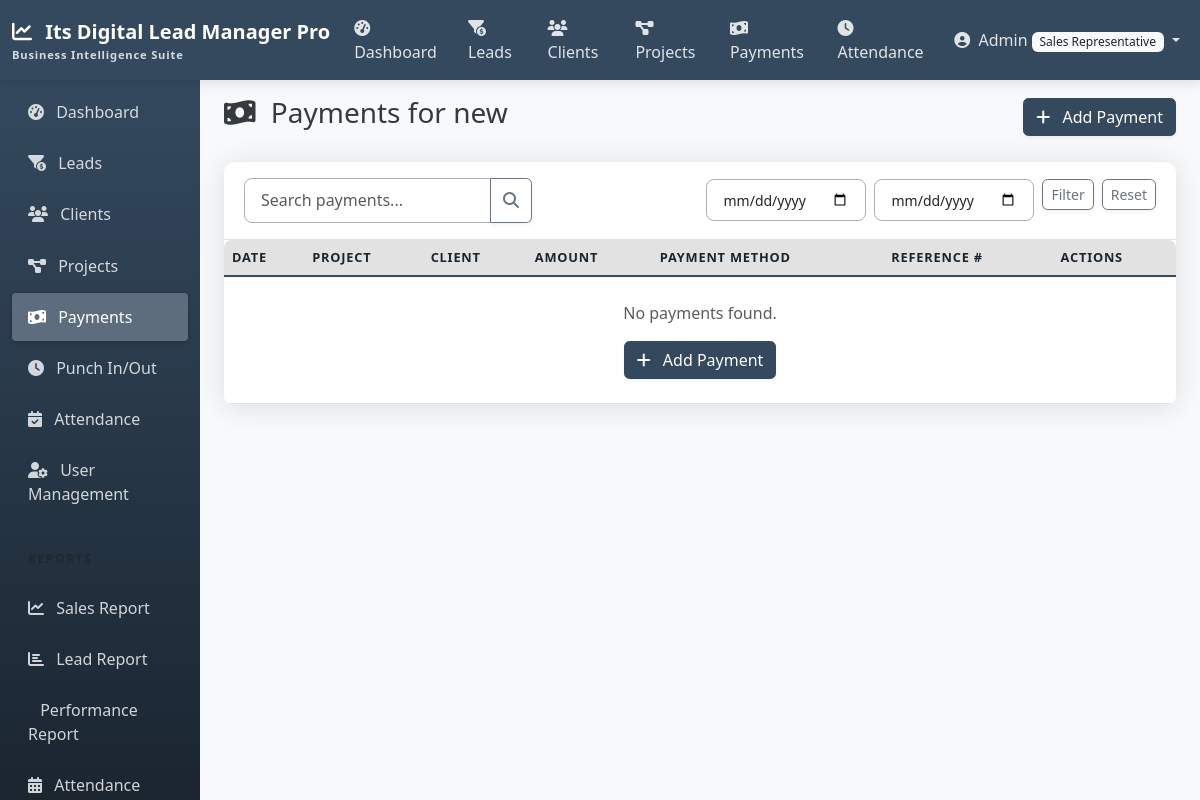
The app's page /payments/project/1/ (signed in) with its own data.
### accounts/models.py (models this page shows, shortened)
class CustomUser(AbstractUser):
    ROLE_CHOICES = (
        ('admin', 'Admin'),
        ('manager', 'Manager'),
        ('team_leader', 'Team Leader'),
        ('sales_rep', 'Sales Representative'),
    )
    role = models.CharField(max_length=20, choices=ROLE_CHOICES, default='sales_rep')

### projects/models.py (models this page shows, shortened)
class Project(models.Model):
    name = models.CharField(max_length=255)
    description = models.TextField(blank=True, null=True)
    client = models.ForeignKey(Client, on_delete=models.CASCADE, related_name='projects')
    start_date = models.DateField()
    end_date = models.DateField(blank=True, null=True)
    status = models.ForeignKey(ProjectStatus, on_delete=models.SET_NULL, null=True)
    budget = models.DecimalField(max_digits=12, decimal_places=2, default=0)
    notes = models.TextField(blank=True, null=True)
    created_by = models.ForeignKey(
        CustomUser,
        related_name='created_projects',
        on_delete=models.SET_NULL,
        null=True,
        blank=True
    )
    created_at = models.DateTimeField(auto_now_add=True)
    updated_at = models.DateTimeField(auto_now=True)
    class Meta:
        ordering = ['-created_at']

### payments/views.py (the view, shortened to what this page needs)
# urls.py: path('project/<int:project_id>/', views.ProjectPaymentsView.as_view(), name='project_payments'),
class ProjectPaymentsView(LoginRequiredMixin, ListView):
    model = Payment
    template_name = 'payments/payment_list.html'
    context_object_name = 'payments'
    paginate_by = 10
    def dispatch(self, request, *args, **kwargs):
        self.project = get_object_or_404(Project, pk=kwargs['project_id'])
        return super().dispatch(request, *args, **kwargs)
    def get_queryset(self):
        return Payment.objects.filter(project=self.project)
    def get_context_data(self, **kwargs):
        context = super().get_context_data(**kwargs)
        context['project'] = self.project
        context['show_project_detail'] = False
        return context

### templates/payments/payment_list.html (shortened to what this page needs)
{% extends 'base.html' %}
{% block content %}
<div class="d-flex justify-content-between align-items-center mb-4">
    <h1 class="h3">
        <i class="fas fa-money-bill-wave me-2"></i>
        {% if project %}Payments for {{ project.name }}{% else %}All Payments{% endif %}
    </h1>
    <div>
        <a href="{% url 'payment_add' %}{% if project %}?project={{ project.id }}{% endif %}" class="btn btn-primary">
            <i class="fas fa-plus me-2"></i> Add Payment
        </a>
    </div>
</div>
<div class="card shadow">
    <div class="card-header bg-white">
        <div class="row align-items-center">
            <div class="col-md-4">
                <form action="" method="get" class="input-group">
                    <input type="text" name="search" class="form-control" placeholder="Search payments..." value="{{ search_query }}">
                    <button type="submit" class="btn btn-outline-secondary">
                        <i class="fas fa-search"></i>
                    </button>
                </form>
            </div>
            <div class="col-md-8">
                <div class="d-flex justify-content-end">
                    <form action="" method="get" class="row g-2">
                        <div class="col-auto">
                            <input type="date" name="start_date" class="form-control form-control-sm" placeholder="Start Date" value="{{ start_date }}">
                        </div>
                        <div class="col-auto">
                            <input type="date" name="end_date" class="form-control form-control-sm" placeholder="End Date" value="{{ end_date }}">
                        </div>
                        <div class="col-auto">
                            <button type="submit" class="btn btn-sm btn-outline-secondary">Filter</button>
                        </div>
                        <div class="col-auto">
                            <a href="{% if project %}{% url 'project_payments' project.id %}{% else %}{% url 'payment_list' %}{% endif %}" class="btn btn-sm btn-outline-secondary">Reset</a>
                        </div>
                    </form>
                </div>
            </div>
        </div>
    </div>
    <div class="table-responsive">
        <table class="table table-hover align-middle mb-0">
            <thead class="table-light">
                <tr>
                    <th scope="col">Date</th>
                    <th scope="col">Project</th>
                    <th scope="col">Client</th>
                    <th scope="col">Amount</th>
                    <th scope="col">Payment Method</th>
                    <th scope="col">Reference #</th>
                    <th scope="col">Actions</th>
                </tr>
            </thead>
            <tbody>
                {% for payment in payments %}
                <tr>
                    <td>{{ payment.payment_date|date:"M d, Y" }}</td>
                    <td>
                        <a href="{% url 'project_detail' payment.project.id %}" class="text-decoration-none">
                            {{ payment.project.name }}
                        </a>
                    </td>
                    <td>
                        <a href="{% url 'client_detail' payment.project.client.id %}" class="text-decoration-none">
                            {{ payment.project.client.name }}
                        </a>
                    </td>
                    <td class="fw-bold">${{ payment.amount }}</td>
                    <td>{{ payment.payment_method.name|default:"-" }}</td>
                    <td>{{ payment.reference_number|default:"-" }}</td>
                    <td>
                        <div class="btn-group btn-group-sm">
                            <a href="{% url 'payment_detail' payment.id %}" class="btn btn-outline-primary" title="View">
                                <i class="fas fa-eye"></i>
                            </a>
                            <a href="{% url 'payment_edit' payment.id %}" class="btn btn-outline-primary" title="Edit">
                                <i class="fas fa-edit"></i>
                            </a>
                            {% if user.is_superuser or user.role in 'admin,manager' %}
                            <a href="{% url 'payment_delete' payment.id %}" class="btn btn-outline-danger" title="Delete">
                                <i class="fas fa-trash"></i>
                            </a>
                            {% endif %}
                        </div>
                    </td>
                </tr>
                {% empty %}
                <tr>
                    <td colspan="7" class="text-center py-4">
                        <p class="text-muted mb-0">No payments found.</p>
                        <a href="{% url 'payment_add' %}{% if project %}?project={{ project.id }}{% endif %}" class="btn btn-primary mt-3">
                            <i class="fas fa-plus me-2"></i> Add Payment
                        </a>
                    </td>
                </tr>
                {% endfor %}
            </tbody>
        </table>
    </div>
</div>
{% endblock %}

### templates/navbar.html (shortened to what this page needs)
<nav class="navbar navbar-expand-md navbar-dark sticky-top">
    <div class="container-fluid">
        <a class="navbar-brand" href="{% url 'home' %}">
            <i class="fas fa-chart-line me-2"></i>
            Its Digital Lead Manager Pro
            <span class="navbar-brand-subtitle">Business Intelligence Suite</span>
        </a>
        <div class="collapse navbar-collapse" id="navbarNav">
            <ul class="navbar-nav me-auto">
                {% if user.is_authenticated %}
                <li class="nav-item">
                    <a class="nav-link {% if request.path == '/reports/dashboard/' %}active{% endif %}" href="{% url 'dashboard' %}">
                        <i class="fas fa-tachometer-alt me-1"></i> Dashboard
                    </a>
                </li>
                <li class="nav-item">
                    <a class="nav-link {% if '/leads/' in request.path %}active{% endif %}" href="{% url 'lead_list' %}">
                        <i class="fas fa-funnel-dollar me-1"></i> Leads
                    </a>
                </li>
                <li class="nav-item">
                    <a class="nav-link {% if '/clients/' in request.path %}active{% endif %}" href="{% url 'client_list' %}">
                        <i class="fas fa-users me-1"></i> Clients
                    </a>
                </li>
                <li class="nav-item d-none d-lg-block">
                    <a class="nav-link {% if '/projects/' in request.path %}active{% endif %}" href="{% url 'project_list' %}">
                        <i class="fas fa-project-diagram me-1"></i> Projects
                    </a>
                </li>
                <li class="nav-item d-none d-lg-block">
                    <a class="nav-link {% if '/payments/' in request.path %}active{% endif %}" href="{% url 'payment_list' %}">
                        <i class="fas fa-money-bill-wave me-1"></i> Payments
                    </a>
                </li>
                <li class="nav-item d-none d-lg-block">
                    <a class="nav-link {% if '/attendance/punch/' in request.path %}active{% endif %}" href="{% url 'punch' %}">
                        <i class="fas fa-clock me-1"></i> Attendance
                    </a>
                </li>
                {% endif %}
            </ul>
            <ul class="navbar-nav">
                {% if user.is_authenticated %}
                <li class="nav-item dropdown">
                    <a class="nav-link dropdown-toggle" href="#" id="navbarDropdown" role="button" data-bs-toggle="dropdown" aria-expanded="false">
                        <i class="fas fa-user-circle me-1"></i>
                        {% if user.first_name %}{{ user.first_name }}{% else %}{{ user.username }}{% endif %}
                        <span class="badge bg-light text-dark">{{ user.get_role_display }}</span>
                    </a>
                </li>
                {% endif %}
            </ul>
        </div>
    </div>
</nav>

### static/css/custom.css (style rules this page uses)
:root { --primary-color: #34495e; --primary-light: #5d6d7e; --primary-dark: #1a2530; --secondary-color: #e2e2e2; --secondary-dark: #b1b1b1; --accent-color: #f39c12; --bg-color: #f8f9fa; --text-color: #343a40; --text-light: #f8f9fa; --success-color: #2ecc71; --info-color: #3498db; --warning-color: #f39c12; --danger-color: #e74c3c; }
body { background-color: var(--bg-color); color: var(--text-color); }
.navbar { background-color: var(--primary-color) !important; box-shadow: 0 4px 12px rgba(0, 0, 0, 0.1); }
.navbar-brand { font-weight: 700; font-size: 1.25rem; color: white !important; }
.navbar-brand-subtitle { font-size: 0.7rem; opacity: 0.8; display: block; letter-spacing: 0.05rem; }
.navbar .nav-link { color: rgba(255, 255, 255, 0.85) !important; font-weight: 500; }
.card { border: none; box-shadow: 0 0.15rem 1.75rem 0 rgba(58, 59, 69, 0.15) !important; border-radius: 0.75rem; margin-bottom: 1.5rem; transition: transform 0.2s ease, box-shadow 0.2s ease; }
.card-header { padding: 1rem 1.25rem; border-bottom: 1px solid var(--secondary-color); background-color: white; border-top-left-radius: 0.75rem !important; border-top-right-radius: 0.75rem !important; font-weight: 600; }
.form-control, .form-select { border-radius: 0.5rem; padding: 0.6rem 1rem; border-color: var(--secondary-dark); }
.badge { font-weight: 500; padding: 0.35em 0.65em; }
.table { border-collapse: separate; border-spacing: 0; border-radius: 0.5rem; overflow: hidden; }
.table thead th { background-color: var(--secondary-color); border-bottom: 2px solid var(--primary-color); color: var(--primary-dark); font-weight: 600; text-transform: uppercase; font-size: 0.8rem; letter-spacing: 0.05rem; }
.table tbody tr { transition: all 0.2s ease; }
.btn { border-radius: 0.35rem; font-weight: 500; box-shadow: 0 2px 4px rgba(0, 0, 0, 0.05); transition: all 0.2s ease; }
.btn-primary { background-color: var(--primary-color); border-color: var(--primary-color); }

### records on screen
CustomUser: username "Admin", role "Sales Representative"
Project: name "new"
